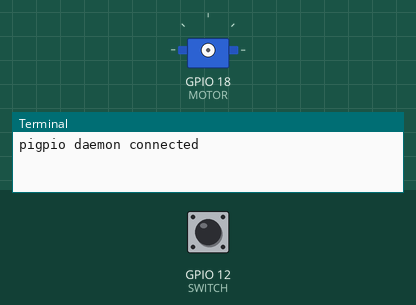
The program below on a simulated Raspberry Pi (BCM pin numbers). On the bench: servo, the last lines printed to the terminal. The test bench sets the inputs (shaded band); at power-on: GPIO 12 (SWITCH) HIGH. Random numbers come from a fixed seed; servo angles are drawn from the pulse width (0.5 ms = 0°, 2.5 ms = 180°).

Above: at 1.2 s.
1.3 s: GPIO 12 (SWITCH) pulled LOW for 0.15 s
2.9 s: GPIO 12 (SWITCH) pulled LOW for 1 s
At 4.3 s:
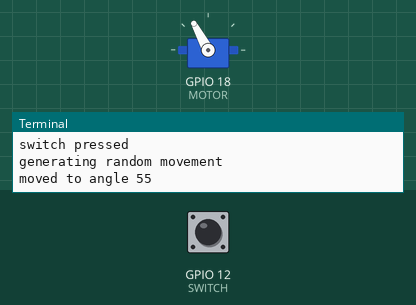
5.4 s: GPIO 12 (SWITCH) pulled LOW for 0.15 s
At 6.2 s:
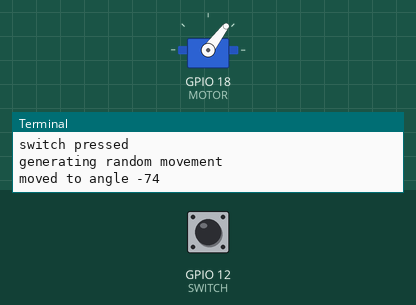
7.0 s: GPIO 12 (SWITCH) pulled LOW for 1 s
At 7.4 s:
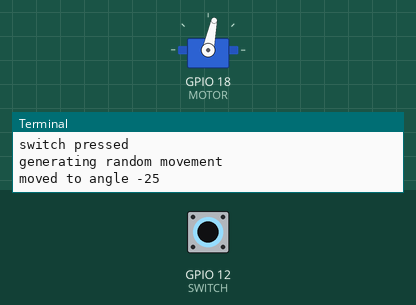
9.5 s: GPIO 12 (SWITCH) pulsed LOW 5 times (0.12 s each, 0.3 s apart)
At 10.25 s:
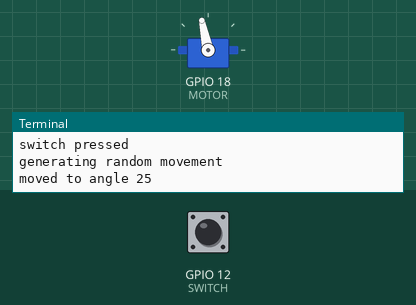
12.5 s: GPIO 12 (SWITCH) pulled LOW for 3.2 s
At 12.8 s:
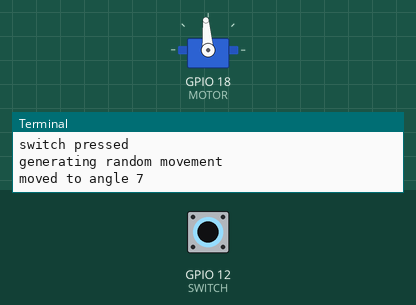
Timing chart, 0 to 15.5 s (numbered marks = the images above; inputs shaded):
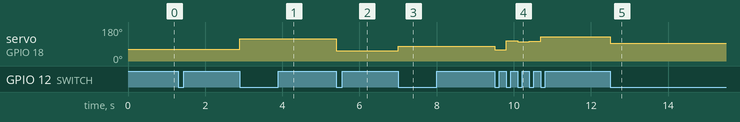

Measured:
- after the input at 2.9 s, servo on GPIO 18 (MOTOR): 62° → 118° at once
- after the input at 5.4 s, servo on GPIO 18 (MOTOR): 118° → 53° at once
- after the input at 7.0 s, servo on GPIO 18 (MOTOR): 53° → 78° at once
- after the input at 9.5 s, servo on GPIO 18 (MOTOR): 78° → 60° at once, → 108° 0.30 s later, → 102° 0.30 s later, → 105° 0.30 s later, … (5 changes in this stretch)
- after the input at 12.5 s, servo on GPIO 18 (MOTOR): 128° → 94° at once

The program:

servo_switch_hw_pwm.py
```python
# Name:  Hamilton Mutschler
#        Daniel Ackuaku
# For:   Lab 5 in CS 300 at Calvin University
# Date:  March 13, 2020

import time
import pigpio
from random import randint

# Constants
MOTOR = 18      # Connect servomotor to BCM 18
SWITCH = 12     # Connect switch to BCM 12

pi = pigpio.pi()
# set switch pin to input
pi.set_mode(SWITCH, pigpio.INPUT)
# set internal pulldown on switch input
pi.set_pull_up_down(SWITCH, pigpio.PUD_UP)
# set debouncing value for switch
pi.set_glitch_filter(SWITCH, 300)

# set initial PWM and ANGLE values
MIN_PWM = 1000
ZERO_PWM = 1500
MAX_PWM = 2000
MIN_ANGLE = -90
MAX_ANGLE = 90

# set initial state to wait for button
STATE = "WAIT_FOR_BUTTON"

# move the servo motor to the passed angle
def move_to_angle(degrees):
    PWM = degrees * (MAX_PWM - MIN_PWM) / (MAX_ANGLE - MIN_ANGLE) + ZERO_PWM
    # set servo to random pwm value
    pi.set_servo_pulsewidth(MOTOR, PWM)

# callback function to handle behavior on a switch press
def switch_press(gpio, level, tick):
    global STATE
    print("switch pressed")
    STATE = "RANDOM_MOVE"
# set callback for switch input
pi.callback(SWITCH, pigpio.FALLING_EDGE, switch_press)

# main program
if not pi.connected:
    exit(0)
else:
    print("pigpio daemon connected")

# set the servo motor
pi.set_servo_pulsewidth(MOTOR, 0)
try:
    while True:
        # if state = 0, continue to wait for button press
        if STATE == "WAIT_FOR_BUTTON":
            continue
        # if state = 1, generate random movement of servo
        else:
            print("generating random movement")
            RANDOM_ANGLE = randint(MIN_ANGLE, MAX_ANGLE)
            # move the servo motor to generated angle
            move_to_angle(RANDOM_ANGLE)
            print("moved to angle "+str(RANDOM_ANGLE))
            # reset state to waiting for button
            STATE = "WAIT_FOR_BUTTON"
except KeyboardInterrupt:
    pi.stop()
    print("program terminated")
```
